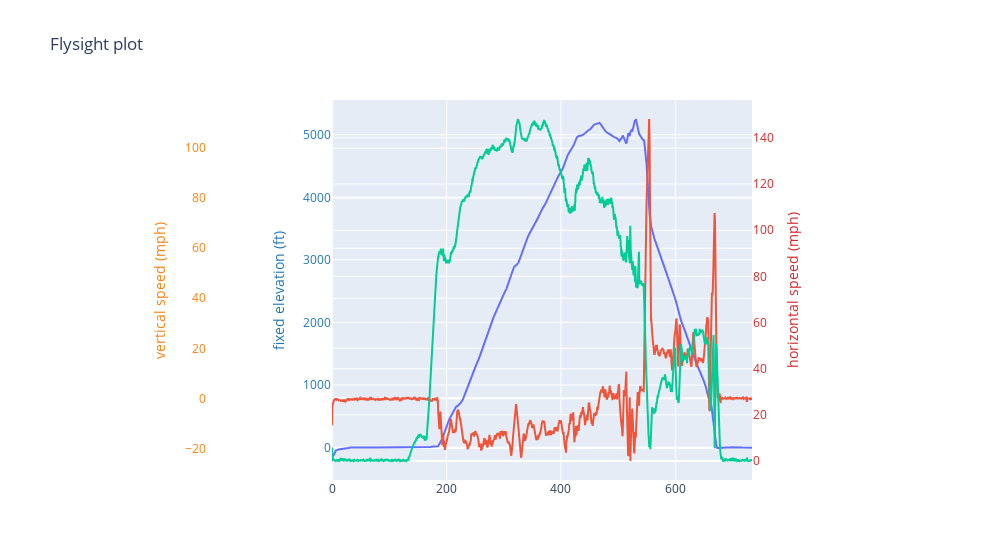

Here is the notebook cell this chart was saved with:
### Code cell
import plotly.graph_objects as go

fig = go.Figure()

fig.add_trace(go.Scatter(
    x=df.time,
    y=df.fixed_elevation,
    name="fixed elevation (ft)"
))


fig.add_trace(go.Scatter(
    x=df.time,
    y=df.vertical_speed,
    name="vertical speed",
    yaxis="y2"
))

fig.add_trace(go.Scatter(
    x=df.time,
    y=df.horizontal_speed,
    name="horizontal speed",
    yaxis="y3"
))

# Create axis objects
fig.update_layout(
    xaxis=dict(
        domain=[0.3, 0.8]
    ),
    yaxis=dict(
        title="fixed elevation (ft)",
        titlefont=dict(
            color="#1f77b4"
        ),
        tickfont=dict(
            color="#1f77b4"
        )
    ),
    yaxis2=dict(
        title="vertical speed (mph)",
        titlefont=dict(
            color="#ff7f0e"
        ),
        tickfont=dict(
            color="#ff7f0e"
        ),
        anchor="free",
        overlaying="y",
        side="left",
        position=0.15
    ),
    yaxis3=dict(
        title="horizontal speed (mph)",
        titlefont=dict(
            color="#d62728"
        ),
        tickfont=dict(
            color="#d62728"
        ),
        anchor="x",
        overlaying="y",
        side="right"
    )
)

# Update layout properties
fig.update_layout(
    title_text="Flysight plot",
    width=1000,
    showlegend=False,
)
fig.show()

### Figure 1 — Plotly figure (JSON) as saved in the notebook; plotly's stock layout.template omitted (floating-point values rounded to 4 significant figures; data arrays with more than 128 entries replaced by an {"elided": "..."} marker saying what was removed)
{"data": [{"name": "fixed elevation (ft)", "type": "scatter", "x": {"elided": "3670 float values"}, "y": {"elided": "3670 float values"}}, {"name": "vertical speed", "type": "scatter", "x": {"elided": "3670 float values"}, "y": {"elided": "3670 float values"}, "yaxis": "y2"}, {"name": "horizontal speed", "type": "scatter", "x": {"elided": "3670 float values"}, "y": {"elided": "3670 float values"}, "yaxis": "y3"}], "layout": {"showlegend": false, "title": {"text": "Flysight plot"}, "width": 1000, "xaxis": {"domain": [0.3, 0.8]}, "yaxis": {"tickfont": {"color": "#1f77b4"}, "title": {"font": {"color": "#1f77b4"}, "text": "fixed elevation (ft)"}}, "yaxis2": {"anchor": "free", "overlaying": "y", "position": 0.15, "side": "left", "tickfont": {"color": "#ff7f0e"}, "title": {"font": {"color": "#ff7f0e"}, "text": "vertical speed (mph)"}}, "yaxis3": {"anchor": "x", "overlaying": "y", "side": "right", "tickfont": {"color": "#d62728"}, "title": {"font": {"color": "#d62728"}, "text": "horizontal speed (mph)"}}}}
